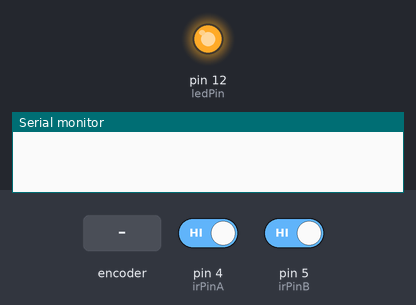
Recording of a sketch running on a simulated Arduino Uno, built with avr-gcc and run on an emulated ATmega328P. On the bench: output pins drawn as LEDs (lit = HIGH), the last lines printed to the serial monitor. Dashed ring = blinking. The test bench sets the inputs (shaded band); at power-on: pin 4 (irPinA) HIGH, pin 5 (irPinB) HIGH.

Above: at 1.2 s.
1.3 s: rotary encoder on pin 4 (irPinA) / pin 5 (irPinB) turned 3 steps (first pin leading)
At 1.51 s:
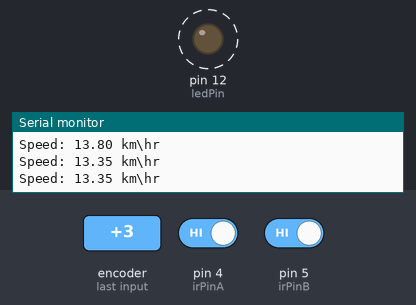
Timing chart, 0 to 4.3 s (numbered marks = the images above; inputs shaded):
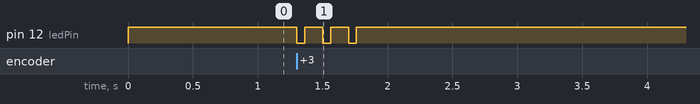

Measured:
- after the input at 1.3 s, pin 12 (ledPin): alternates HIGH for 0.14 s and LOW for 0.06 s, 6 changes in all, then stays HIGH, starting at once

The sketch:

Module_2_3_Speed_Tracker.ino
```cpp
const int ledPin = 12;
byte irPinA = 4;
byte irPinB = 5;
byte irValA;
byte irValB;
float diff; // store timeScnd minus timeFirst
float vel; // calculated speed
unsigned long timeFirst;// IR sensor at irPinA
unsigned long timeScnd;// IR sensor at irPinB
float speedConst = 414; // ((distance between IR sensors in mm) x 3600)/1000)to convert mm/millis to km/h)
                          // In This project we have 126mm between IR sensors

void setup()
{
     pinMode(irPinA, INPUT);
     pinMode(irPinB, INPUT);
     pinMode(ledPin, OUTPUT);
     digitalWrite(ledPin, HIGH); //Green LED HIGH: ok to next ride.
     Serial.begin(9600); // Starts the serial communication
}//end setup


void loop()
{
  irValA = digitalRead(irPinA);
  irValB = digitalRead(irPinB);

  if (irValA == LOW){
      timeFirst = millis();
     digitalWrite(ledPin, LOW);
    delay(30);
    }

  if (irValB == LOW){
       timeScnd = millis();
       diff = timeScnd - timeFirst;
       vel = speedConst / diff;//get the Speed converted from mm/millis to km/h.

       Serial.print("Speed: ");
       Serial.print(vel);
       Serial.println(" km\\hr");
       digitalWrite(ledPin, HIGH);
 }
}//end Loop
```
